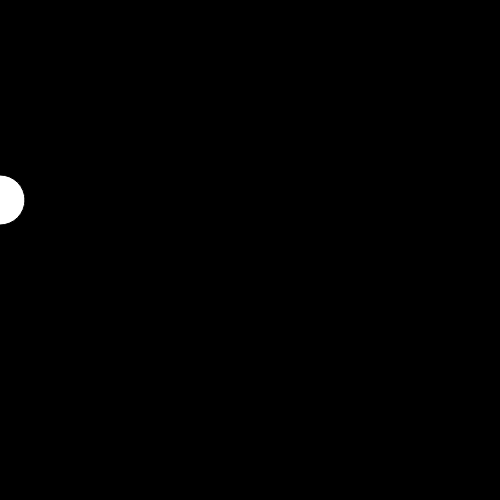
Frame 1 (no input)
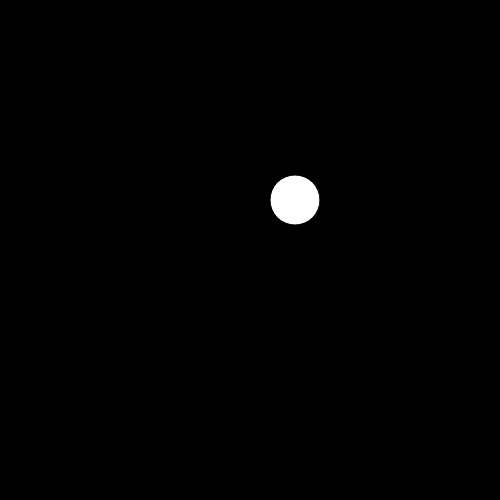
Frame 60 (no input)
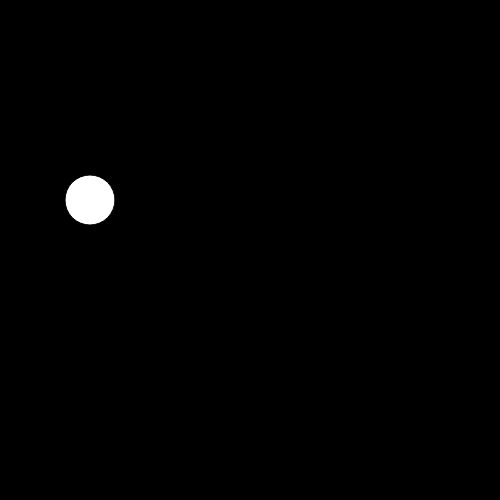
Frame 120 (the mouse pressed at the canvas centre since frame 60)

The p5.js sketch that drew these frames (run headless with seeded random() and noise() and a simulated clock; from frame 60 on, the mouse is pressed at the canvas centre):

// p5.js sketch
// ── sketch.js
var x = 0
var y = 200

function setup() {
  createCanvas(500,500)
}

function draw() {
  
  background(0)
  ellipse(x,y,50,50)
  
  x = x + 5
  
  if ( x > 500 ) {
    x = 0
  }
  
}
